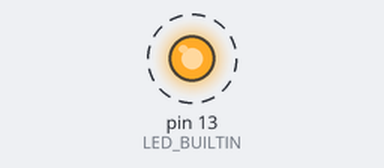
A sketch run on a simulated Arduino Uno, built with avr-gcc and run on an emulated ATmega328P. Parts: output pins drawn as LEDs (lit = HIGH). Dashed ring = blinking.

Above: at 0.15 s.
Timing chart, 0 to 3.0 s (numbered marks = the images above):
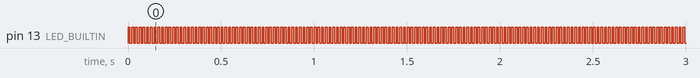

Measured:
- by itself, pin 13 (LED_BUILTIN): alternates HIGH for 0.01 s and LOW for 0.01 s

The sketch:

UnoBlink.ino
```cpp
// LabVolt native backend verification fixture. Compile for Arduino Uno R3.
// Uses real Arduino core pinMode/digitalWrite/delay, not a source translator.
void setup() {
  pinMode(LED_BUILTIN, OUTPUT);
}
void loop() {
  digitalWrite(LED_BUILTIN, HIGH);
  delay(10);
  digitalWrite(LED_BUILTIN, LOW);
  delay(10);
}
```
